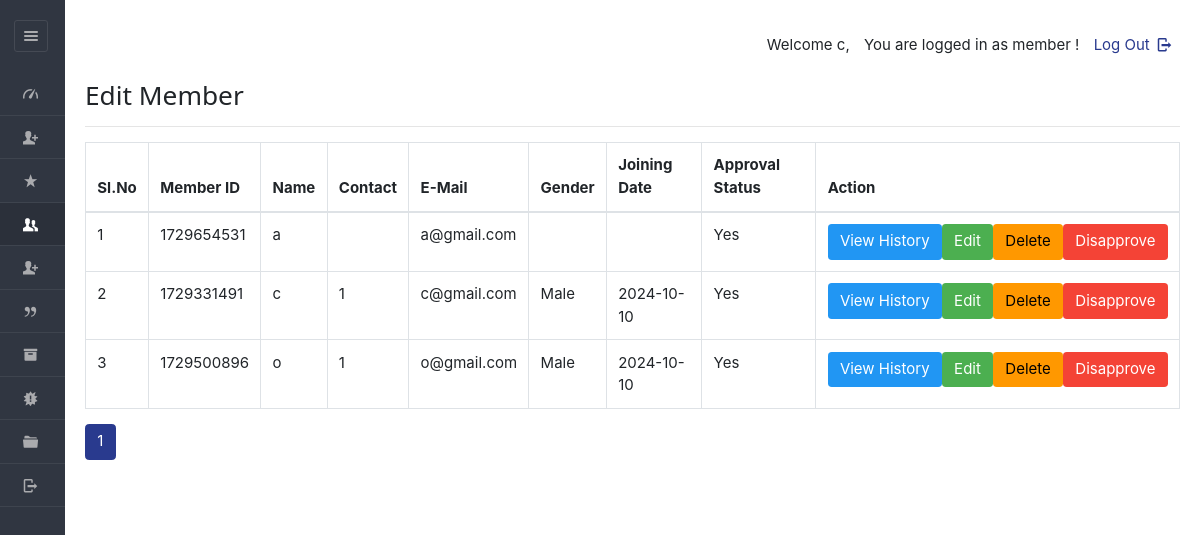
Before: /dashboard/admin/view_mem.php (signed in) with the older database file.
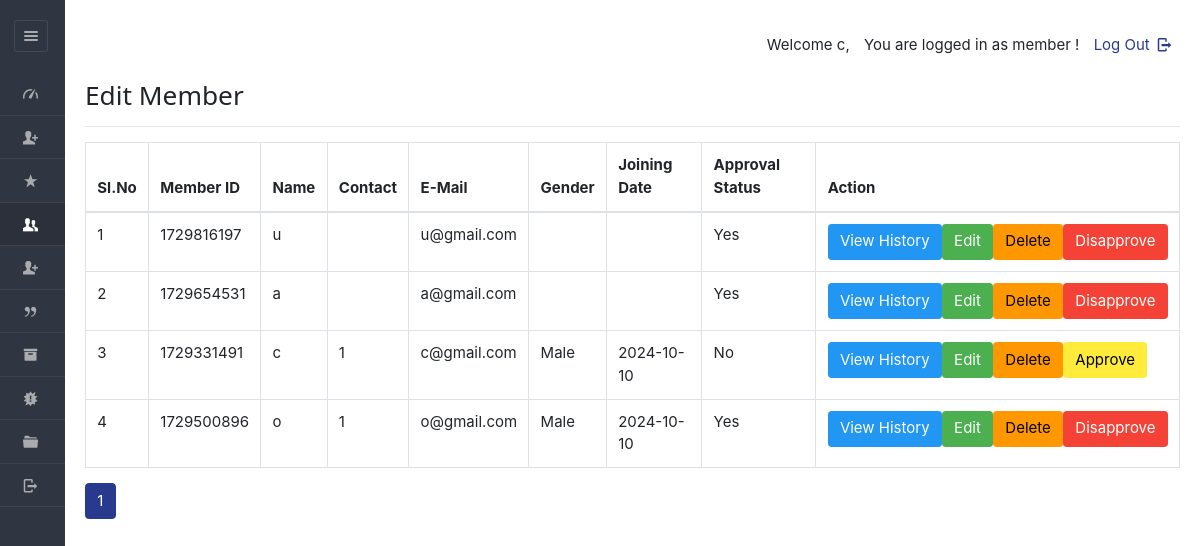
After: the same page with the newer database file.
### tables this page shows
CREATE TABLE `users` (
  `userid` varchar(20) NOT NULL,
  `pass_key` varchar(100) NOT NULL,
  `imageid` varchar(200) NOT NULL,
  `username` varchar(40) NOT NULL,
  `fullName` varchar(100) NOT NULL,
  `gender` varchar(8) NOT NULL,
  `mobile` varchar(20) NOT NULL,
  `email` varchar(200) NOT NULL,
  `dob` varchar(40) NOT NULL,
  `joining_date` varchar(40) NOT NULL,
  `hasApproved` varchar(10) DEFAULT NULL
);

### dashboard/admin/view_mem.php (the view, shortened to what the changed rows need)
<!DOCTYPE html>
<html lang="en">
<head>
    <link rel="stylesheet" href="../../css/style.css"  id="style-resource-5">
    <link rel="stylesheet" href="../../css/dashMain.css">
    <link rel="stylesheet" type="text/css" href="../../css/entypo.css">
	<link href="a1style.css" rel="stylesheet" type="text/css">
	<link rel="stylesheet" href="../../css/bootstrap.min.css">
	<link rel="stylesheet" href="../../css/dashboard/sidebar.css">
</head>
    <body class="page-body  page-fade" onload="collapseSidebar()">
    	<div class="page-container sidebar-collapsed" id="navbarcollapse">
    		<?php include('nav.php'); ?>
    		<div class="main-content">
<table class="table table-bordered datatable" id="table-1">
    <thead>
        <tr>
            <th>Sl.No</th>
            <th>Member ID</th>
            <th>Name</th>
            <th>Contact</th>
            <th>E-Mail</th>
            <th>Gender</th>
            <th>Joining Date</th>
            <th>Approval Status</th>
            <th>Action</th>
        </tr>
    </thead>
    <tbody>
<?php
$limit = 10;
$page = isset($_GET['page']) ? (int)$_GET['page'] : 1;
$offset = ($page - 1) * $limit;
$query  = "SELECT DISTINCT u.userid, u.username, u.mobile, u.email, u.gender, u.joining_date, u.hasApproved
           FROM users u
           LEFT JOIN enrolls_to e ON u.userid = e.userid
           ORDER BY u.joining_date
           LIMIT ? OFFSET ?";
$stmt = mysqli_prepare($con, $query);
mysqli_stmt_bind_param($stmt, 'ii', $limit, $offset);
mysqli_stmt_execute($stmt);
$result = mysqli_stmt_get_result($stmt);
$sno = $offset + 1;
if (mysqli_num_rows($result) != 0) {
    while ($row = mysqli_fetch_array($result, MYSQLI_ASSOC)) {
        $uid = $row['userid'];
        echo "<tr><td>".$sno."</td>";
        echo "<td>" . htmlspecialchars($row['userid']) . "</td>";
        echo "<td>" . htmlspecialchars($row['username']) . "</td>";
        echo "<td>" . htmlspecialchars($row['mobile']) . "</td>";
        echo "<td>" . htmlspecialchars($row['email']) . "</td>";
        echo "<td>" . htmlspecialchars($row['gender']) . "</td>";
        echo "<td>" . htmlspecialchars($row['joining_date']) ."</td>";
        echo "<td>" . htmlspecialchars($row['hasApproved']) . "</td>";
        echo "<td>
        <div class='btn-group' role='group'>
            <form action='read_member.php' method='post' style='display:inline-block;'>
                <input type='hidden' name='name' value='" . htmlspecialchars($uid) . "'/>
                <input type='submit' class='a1-btn a1-blue btn' value='View History'/>
            </form>
            <form action='edit_member.php' method='post' style='display:inline-block;'>
                <input type='hidden' name='name' value='" . htmlspecialchars($uid) . "'/>
                <input type='submit' class='a1-btn a1-green btn' value='Edit'/>
            </form>
            <form action='del_member.php' method='post' onsubmit='return ConfirmDelete()' style='display:inline-block;'>
                <input type='hidden' name='name' value='" . htmlspecialchars($uid) . "'/>
                <input type='submit' class='a1-btn a1-orange btn' value='Delete'/>
            </form>";
        if ($row['hasApproved'] == 'Not Yet' || $row['hasApproved'] == 'No') {
            echo "<form action='approve_member.php' method='post' style='display:inline-block;'>
                <input type='hidden' name='userid' value='" . htmlspecialchars($uid) . "'/>
                <input type='submit' class='a1-btn a1-yellow btn' value='Approve'/>
            </form>";
        }
        if ($row['hasApproved'] == 'Yes') {
            echo "<form action='disapprove_member.php' method='post' style='display:inline-block;'>
                <input type='hidden' name='userid' value='" . htmlspecialchars($uid) . "'/>
                <input type='submit' class='a1-btn a1-red btn' value='Disapprove'/>
            </form>";
        }
        echo "</div></td></tr>";
        $sno++;
    }
} else {
    echo "<tr><td colspan='9'>No records found</td></tr>";
}
?>
    </tbody>
</table>
<?php
$total_query = "SELECT COUNT(*) as total FROM users";
$total_result = mysqli_query($con, $total_query);
$total_members = mysqli_fetch_assoc($total_result)['total'];
$total_pages = ceil($total_members / $limit);
?>
<nav aria-label="Page navigation">
  <ul class="pagination">
    <?php for($i = 1; $i <= $total_pages; $i++): ?>
      <li class="page-item <?php if($i == $page) echo 'active'; ?>">
        <a class="page-link" href="?page=<?php echo $i; ?>"><?php echo $i; ?></a>
      </li>
    <?php endfor; ?>
  </ul>
</nav>
    	</div>
    </body>
</html>

Changed rows visible on the page:
added users: userid "1729816197", username "u", email "u@gmail.com", hasApproved "Yes"
changed users "c@gmail.com": hasApproved "Yes" → "No"; value "Disapprove" → "Approve"
